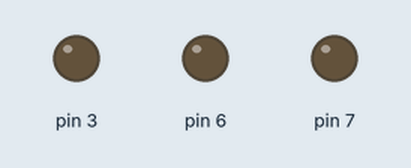
A sketch run on a simulated Arduino Uno, built with avr-gcc and run on an emulated ATmega328P. On the bench: output pins drawn as LEDs (lit = HIGH).

Above: at 0.1 s.
At 2.1 s:
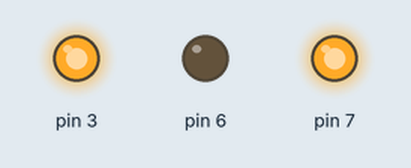
Timing chart, 0 to 3.6 s (numbered marks = the images above):
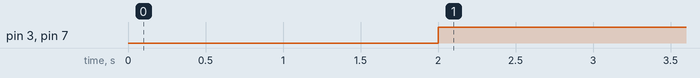

The sketch:

acelerometroEsclavo.ino
```cpp
//Esclavo

#include <SoftwareSerial.h>
int rxPin = 10;
int txPin = 11;
SoftwareSerial xbee = SoftwareSerial(rxPin, txPin);
void setup() {
  // put your setup code here, to run once:
  pinMode(rxPin, INPUT);
  pinMode(txPin, OUTPUT);
  xbee.begin(9600);


  pinMode(6,OUTPUT);
  pinMode(7,OUTPUT);
  pinMode(3,OUTPUT);

}
  int derecha = 0;
  int izquierda = 0;
  int movderecha = 0;
  int movizquierda = 0;
  int vel = 0;
  int angulo = 0;

void loop() {
  // put your main code here, to run repeatedly:
  //Aumento de velocidad
  delay(1000);
  Serial.println("-----------------");
  Serial.println("");
  Serial.print("Derecha");
  Serial.print(movderecha);
  Serial.println("");
  Serial.print("Izquierda");
  Serial.print(movizquierda);
  Serial.println("");


  Serial.println("");
  Serial.println("velocidad:");
  Serial.println(vel);
  Serial.println("");

  if(movderecha>0){
    derecha = HIGH;
    izquierda = LOW;
  }
  if(movizquierda>0)
  {
    derecha = LOW;
    izquierda= HIGH;
  }


  digitalWrite(6,derecha);
  digitalWrite(7,izquierda);
  digitalWrite(3,vel);


  if(xbee.available()){
    angulo = xbee.read();
    Serial.println("");
    Serial.print("Angulo: ");
    Serial.print(angulo);
    Serial.println("");
  }
  angulo = angulo - 82;
    Serial.println("");
    Serial.print("Angulo procesado: ");
    Serial.print(angulo);
    Serial.println("");

  if(angulo > 0){
    movderecha = 1;
    movizquierda = 0;
  }
  if(angulo < 0){
    movderecha = 0;
    movizquierda = 1;
  }


  if( (angulo<0 && angulo>-17) || (angulo>0 && angulo<17) )
    vel =0;

  if( (angulo<-18 && angulo>-42) || (angulo>18 && angulo<40) )
    vel =50;

  if( (angulo<-43 && angulo>-57) || (angulo>41 && angulo<57) )
    vel =100;

  if( angulo<-58 || angulo>58 )
    vel =200;

}
```

Measured:
- by itself, pin 3, pin 7: LOW → HIGH at 2.0 s
